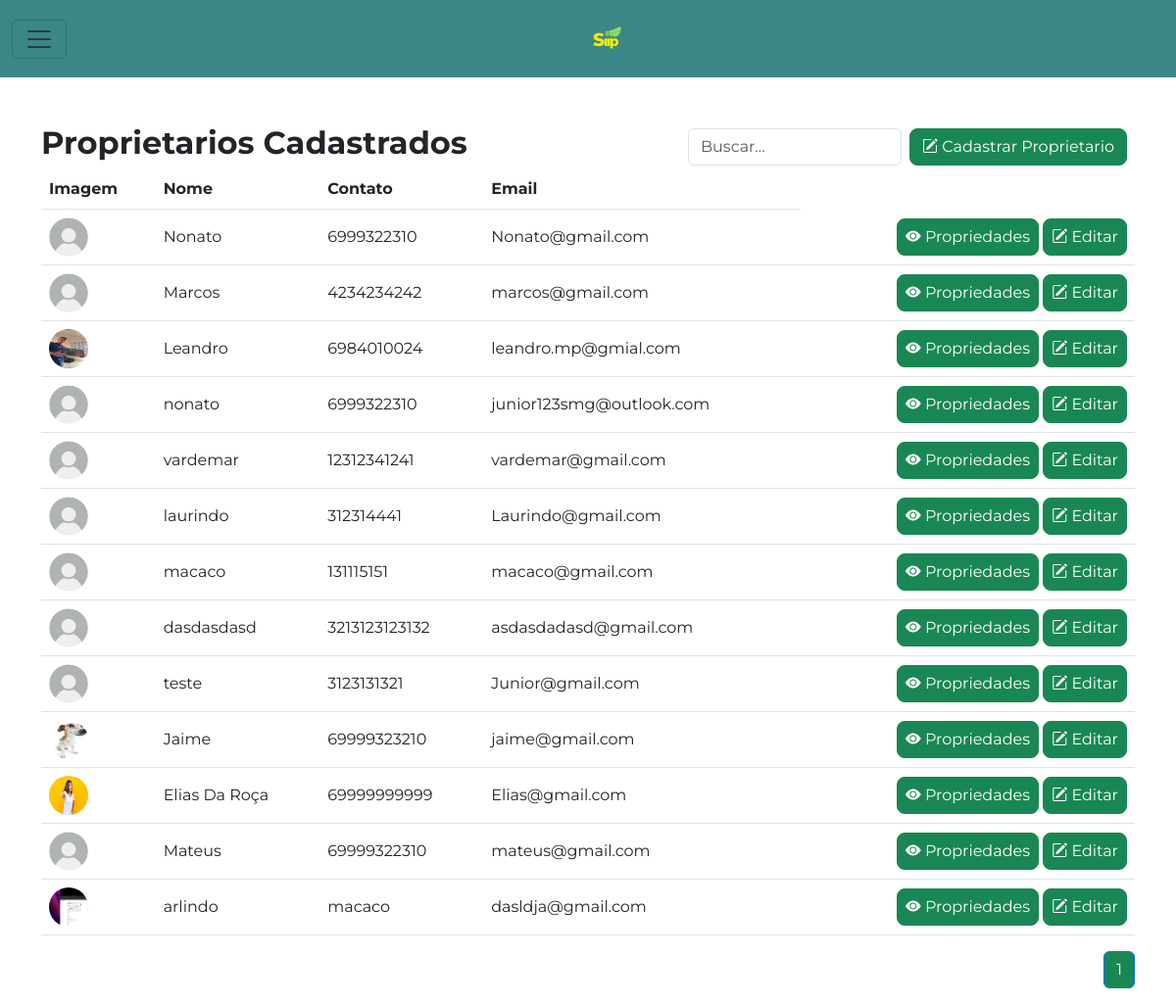
/proprietarios/, run on an earlier commit of the app's database.
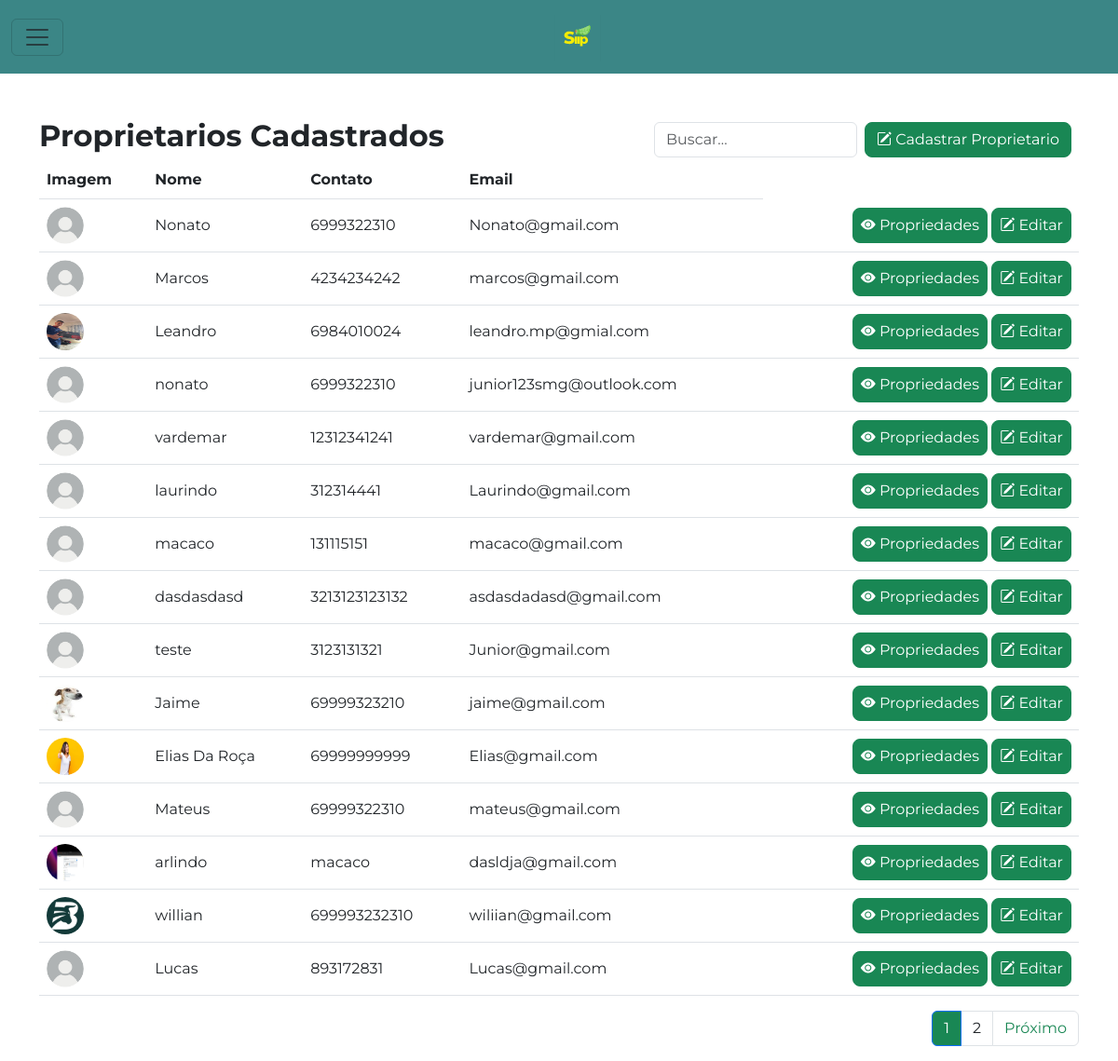
And on a later commit of the database.
### inicio/models.py (models this page shows, shortened)
class Proprietario(models.Model):
    nome = models.CharField(max_length=100)
    imagem = models.ImageField(upload_to='proprietarios/', null=True, blank=True)
    numero_telefone = models.CharField(max_length=15)
    email = models.EmailField(unique=True)

### inicio/views.py (the view)
# urls.py: path('proprietarios/',proprietarios, name = 'proprietarios'),
def proprietarios(request):
    form = ProprietarioForm()
    proprietarios_list = Proprietario.objects.all()
    paginator = Paginator(proprietarios_list, 15)
    page = request.GET.get('page')
    try:
        proprietarios = paginator.page(page)
    except PageNotAnInteger:
        proprietarios = paginator.page(1)
    except EmptyPage:
        proprietarios = paginator.page(paginator.num_pages)
    if request.method == 'POST':
        form = ProprietarioForm(request.POST, request.FILES)
        if form.is_valid():
            form.save()
            return redirect(request.path)
    return render(request, 'inicio/proprietarios.html',{'form': form, 'proprietarios': proprietarios})

### inicio/forms.py
class ProprietarioForm(forms.ModelForm):
    class Meta:
        model = Proprietario
        fields = ['nome', 'imagem', 'numero_telefone', 'email']

### templates/inicio/proprietarios.html (shortened to what this page needs)
{% extends 'inicio/base.html' %}
{% load static %}
{% block content %}
<div class="container mt-5">
    <div class="d-flex justify-content-between align-items-center">
        <h2 class="fw-bold">Proprietarios Cadastrados</h2>
        <div class="d-flex align-items-center">
            <input type="text" class="form-control me-2" placeholder="Buscar...">
            <button type="button" class="btn btn-success me-2 rounded-3 align-self-center flex-shrink-0"
                data-bs-toggle="modal" data-bs-target="#cadastraproprietario">
                <i class="bi bi-pencil-square"></i> Cadastrar Proprietario
            </button>
        </div>
    </div>
    <table class="table">
        <thead>
            <tr>
                <th scope="col">Imagem</th>
                <th scope="col">Nome</th>
                <th scope="col">Contato</th>
                <th scope="col">Email</th>
            </tr>
        </thead>
        <tbody>
            {% for proprietario in proprietarios %}
            <tr>
                <td class="align-middle">
                    {% if proprietario.imagem %}
                    <img src="{{ proprietario.imagem.url }}" class="rounded-circle" alt="" width="40" height="40">
                    {% else %}
                    <img src="{% static 'assets/images/usuariopadrao.png' %}" class="rounded-circle" alt="Sem Imagem"
                        width="40" height="40">
                    {% endif %}
                </td>
                <td class="align-middle">{{ proprietario.nome }}</td>
                <td class="align-middle">{{ proprietario.numero_telefone }}</td>
                <td class="align-middle">{{ proprietario.email }}</td>
                <td class=" text-end align-middle">
                    <button href="{% url 'propriedades_proprietario' proprietario.id %}"
                        class="btn btn-success ps-2 pe-2 rounded-3">
                        <i class="bi bi-eye-fill"></i> Propriedades
                    </button>
                    <button class="btn btn-success ps-2 pe-2 rounded-3" data-bs-target="#editarproprietario"
                        data-bs-toggle="modal">
                        <i class="bi bi-pencil-square"></i> Editar
                    </button>
                </td>
            </tr>
            {% endfor %}
        </tbody>
    </table>
</div>
<div class="container mt-2">
    <nav aria-label="Page navigation example">
        <ul class="pagination justify-content-end">
            {% for i in proprietarios.paginator.page_range %}
            <li class="page-item{% if i == proprietarios.number %} active{% endif %}">
                <a class="page-link{% if i == proprietarios.number %} bg-success text-white{% else %}  text-dark{% endif %}"
                    href="?page={{ i }}">{{ i }}</a>
            </li>
            {% endfor %}
            {% if proprietarios.has_next %}
            <li class="page-item">
                <a class="page-link text-success" href="?page={{ proprietarios.next_page_number }}">Próximo</a>
            </li>
            {% endif %}
        </ul>
    </nav>
</div>
{% endblock %}

What changed in the data, as far as the page shows it:
added Proprietario: imagem (picture), nome "willian", numero_telefone "699993232310", email "wiliian@gmail.com"
added Proprietario: nome "Lucas", numero_telefone "893172831", email "Lucas@gmail.com"
Also different on the page:
new list line: "2"
text now shown: "Próximo"
